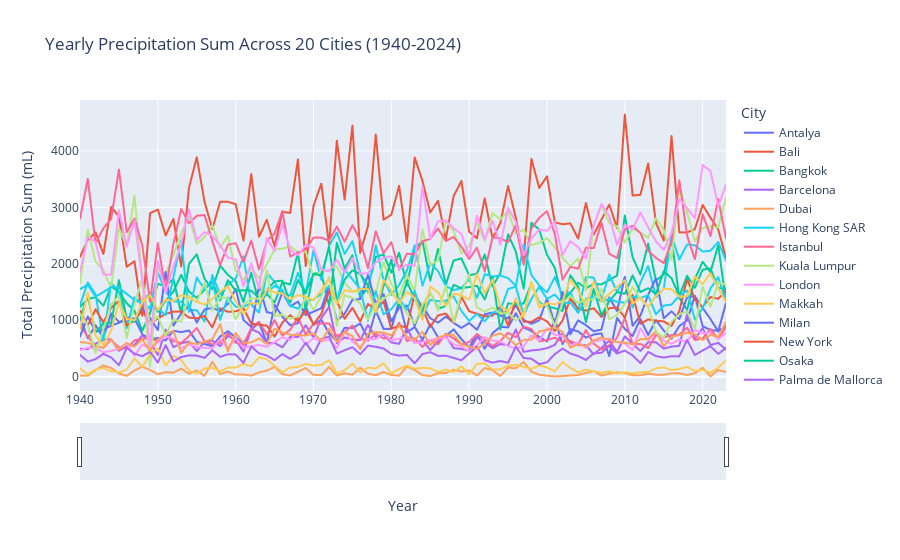

Notebook source saved alongside this figure:
### Markdown cell above
Yearly Precipitation Sum Across Five Cities: 
* This graph provides a clearer regional comparison. Here we can see that London's precipitation sum has some years with relatively higher precipitation sums (such as around 1970s and 2018), these tend to be more infrequent and less extreme compared to the other cities shown. Regardless of these two instances, London's data seems to track closely with Paris and Palma de Mallorca's precipitation sums. 
* This precipitation sum graphs further reinforces the hypothesis that London does not receive as much annual rainfall as many perceive or compared to other major cities regionally. Overall, London's yearly precipitation totals appear to be relatively modest, lending support to the idea that its reputation for constant rain may be somewhat exaggerated when viewed in a broader context.

### Code cell
weather_df['date'] = pd.to_datetime(weather_df['date'])
weather_df['year'] = weather_df['date'].dt.year
all_cities_yearly_precipitation_hours_plot_df = weather_df.groupby(['city', 'year'])['precipitation_hours'].sum().reset_index()

# Creating Plotly figure
fig_2 = px.line(all_cities_yearly_precipitation_sum_plot_df, x='year', y='precipitation_sum', color='city',
              title='Yearly Precipitation Sum Across 20 Cities (1940-2024)',
              labels={'precipitation_sum': 'Total Precipitation Sum (mL)', 'year': 'Year', 'city': 'City'})

# Adding a range slider for year selection
fig_2.update_layout(xaxis=dict(rangeslider=dict(visible=True)))

fig_2.show()
